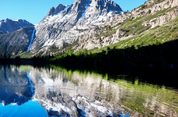
#> input picture image_equv/e2.png, 178 x 117 px, shrunk from 353 x 231 before the run, found by its file name
$ jupyter execute --allow-errors trans.ipynb
#> lines starting #> are read from the running program, lines starting #| are printed output that depends on the picture; after the words box and inside, x2 and y2 are one past the last pixel; in counts of white or black regions, pixels touching at a corner belong together
### utils.py
import numpy as np
import cv2

def crop_black_borders(image):
    if len(image.shape) == 3 and image.shape[2] == 3:  # 彩色图像
        gray = cv2.cvtColor(image, cv2.COLOR_BGR2GRAY)
    elif len(image.shape) == 2:  # 灰度图像
        gray = image
    else:
        raise ValueError("Unsupported image format")
    _, thresh = cv2.threshold(gray, 1, 255, cv2.THRESH_BINARY)
    contours, _ = cv2.findContours(thresh, cv2.RETR_EXTERNAL, cv2.CHAIN_APPROX_SIMPLE)
    if contours:
        x, y, w, h = cv2.boundingRect(max(contours, key=cv2.contourArea))
        return image[y:y+h, x:x+w]
    return image

# [20 lines left out: function crop_black_borders2, not called in this run]

class Stitcher:
	# [42 lines left out: functions stitch, extract_features, match_features_bf, estimate_transform, not called in this run]

### trans.ipynb
[cell 1]
#用来切除黑边
from utils import crop_black_borders
import cv2
image = cv2.imread(r"images\1123_878_631_2.png",cv2.COLOR_BGR2GRAY)
#> (the rest of this cell did not finish here and is left out)

[cell 2]
image = cv2.imread(r"images\222_2.png",cv2.COLOR_BGR2GRAY)
#> (the rest of this cell did not finish here and is left out)

[cell 3]
#用来进行通道数的转换
import cv2
import numpy as np

def convert_channels(image_path, target_channels):
    # 读取图像
    original_image = cv2.imread(image_path)

    # 根据目标通道数进行转换
    if target_channels == 4:
        # 添加一个透明度通道
        image = cv2.cvtColor(original_image, cv2.COLOR_BGR2BGRA)
    elif target_channels == 3:
        # 保留前3个通道
        image = original_image[:, :, :3]
    elif target_channels == 1:
        # 转为灰度图
        image = cv2.cvtColor(original_image, cv2.COLOR_BGR2GRAY)
    elif target_channels == 2:
        # 转为二值化图
        gray_image = cv2.cvtColor(original_image, cv2.COLOR_BGR2GRAY)
        _, image = cv2.threshold(gray_image, 128, 255, cv2.THRESH_BINARY)

    # 显示和保存结果
    cv2.imshow("Converted Image", image)
    cv2.waitKey(0)
    cv2.destroyAllWindows()
    cv2.imwrite(f"converted_image_{target_channels}_channels.jpg", image)

# 调用函数并传入图像路径和目标通道数
image_path = "path/to/your/image.jpg"
target_channels = 4  # 选择 4, 3, 1, 2 中的一个

#> (the rest of this cell did not finish here and is left out)

[cell 4]
#二值化图像
import cv2

# 读取图像
image = cv2.imread(r'image_equv\e2.png', cv2.IMREAD_GRAYSCALE)
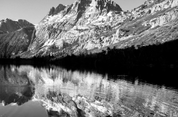
#> image: shape (117, 178); min 0, max 255, mean 115.3

# 设定阈值进行二值化处理
_, binary_image = cv2.threshold(image, 128, 255, cv2.THRESH_BINARY)
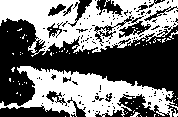
#> binary_image: shape (117, 178); 47.2% white; 76 white regions (71 under 20 px), largest, box (x1, y1, x2, y2) and area: (0, 0, 178, 57) 5375, (0, 66, 178, 117) 4203, (169, 30, 178, 39) 23, (130, 112, 140, 117) 23, (173, 109, 178, 117) 22

# 显示原始图像和二值化图像（可选）
cv2.imshow('Original Image', image)
cv2.imshow('Binary Image', binary_image)
cv2.waitKey(0)
cv2.destroyAllWindows()

# 保存二值化图像（可选）
cv2.imwrite(r'image_equv\2e2.png', binary_image)
#> Out = True

[cell 5]
import os

def add_prefix_to_images(folder_path, prefix):
    # 获取文件夹内所有文件
#> called with folder_path = 'image_user', prefix = 'u'
    files = os.listdir(folder_path)

    # 遍历文件夹内的每个文件
    for file in files:
        # 构建文件的完整路径
        file_path = os.path.join(folder_path, file)

        # 检查文件是否是图片文件（可以根据实际需要修改判断条件）
        if file.lower().endswith(('.png', '.jpg', '.jpeg', '.gif')):
            # 构建新的文件名，加上指定的前缀
            new_file_name = prefix + file

            # 构建新的文件路径
            new_file_path = os.path.join(folder_path, new_file_name)

            # 重命名文件
            os.rename(file_path, new_file_path)

# 替换以下路径为你的文件夹路径
folder_path = 'image_user'
# 替换以下前缀为你想要添加的前缀
prefix = 'u'

# 调用函数
add_prefix_to_images(folder_path, prefix)

$ run again, with image_equv/e1.png copied over image_equv/e2.png
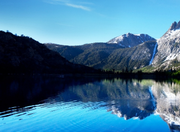
#> input picture image_equv/e1.png, 180 x 132 px, shrunk from 356 x 262 before the run, found by its file name
#> `image = cv2.imread(r'image_equv\e2.png', cv2.IMREAD_GRAYSCALE)`:
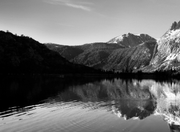
#> image: shape (132, 180); min 0, max 255, mean 106.7
#> `_, binary_image = cv2.threshold(image, 128, 255, cv2.THRESH_BINARY)`:
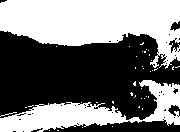
#> binary_image: shape (132, 180); 47.2% white; 40 white regions (38 under 20 px), largest, box (x1, y1, x2, y2) and area: (0, 0, 180, 69) 7557, (0, 80, 180, 132) 3557
#> Out = True
